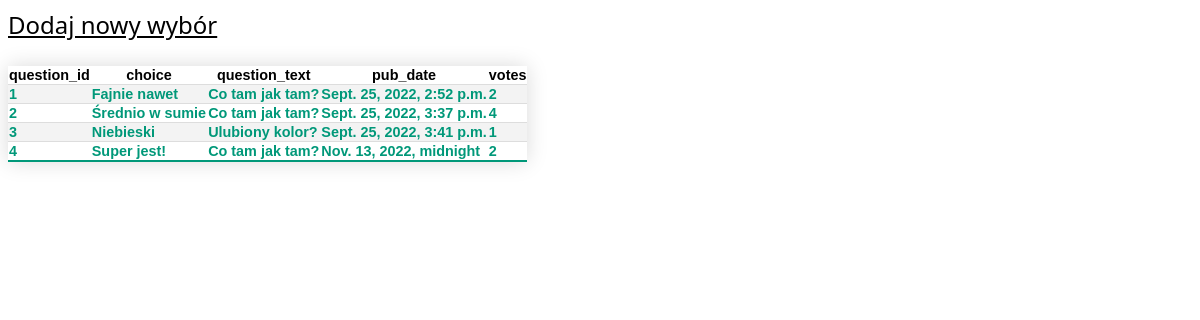
The app's page /polls/choices/ with its own data.
### polls/models.py (models this page shows, shortened)
class Choice(models.Model):
    question = models.ForeignKey(Question, on_delete=models.CASCADE)
    choice_text = models.CharField(max_length=200)
    votes = models.IntegerField(default=0)
    pub_date = models.DateTimeField('date published')

class Question(models.Model):
    def __str__(self):
        return self.question_text
    class QuestionType(models.TextChoices):
        CLOSED = "Zamknięte"
        OPEN = "Otwarte"
    question_text = models.CharField(max_length=200, null=True)
    question_type = models.CharField(max_length=200, choices=QuestionType.choices, default=QuestionType.CLOSED)
    pub_date = models.DateTimeField('date published')

### polls/views.py (the view)
# urls.py: path('choices/', views.choice_list, name='choice_list'),
def choice_list(request):
    choices = Choice.objects.all()
    return render(request, 'polls/choice_list.html', {'choices':choices})

### templates/polls/choice_list.html
<!DOCTYPE html>
<html>
    <head>
        {% load static %}
        <link rel="stylesheet" href="{% static 'css/styles.css' %}" />
      </head>
<body>
    <a class="add_question" href="{% url 'polls:choice_add' %}">Dodaj nowy wybór</a>
<div>
    <table class="styled-table">
    <tr>
        <th>question_id</th>
        <th>choice</th>
        <th>question_text</th>
        <th>pub_date</th>
        <th>votes</th>
    </tr>
   {% for choice in choices %}
        <tr class="active-row">
            <td>{{ choice.id }}</td>
            <td>{{ choice.choice_text }}</td>
            <td>{{ choice.question }}</td>
            <td>{{ choice.pub_date }}</td>
            <td>{{ choice.votes }}</td>
        </tr>
    {% endfor %}
    </table>
</div>
</body>
</html>

### polls/static/css/styles.css (style rules this page uses)
body { font-family: system-ui, -apple-system, BlinkMacSystemFont, "Segoe UI", Roboto, Oxygen, Ubuntu, Cantarell, "Open Sans", "Helvetica Neue", sans-serif; }
.add_question { text-align: center; font-size: 150%; color: black; }
.styled-table { border-collapse: collapse; margin: 25px 0; font-size: 0.9em; font-family: sans-serif; min-width: 400px; box-shadow: 0 0 20px rgba(0, 0, 0, 0.15); }
.styled-table tbody tr { border-bottom: 1px solid #dddddd; }
.styled-table tbody tr:nth-of-type(even) { background-color: #f3f3f3; }
.styled-table tbody tr:last-of-type { border-bottom: 2px solid #009879; }
.styled-table tbody tr.active-row { font-weight: bold; color: #009879; }

### records on screen
Choice: id "1", choice_text "Fajnie nawet", question "Co tam jak tam?", pub_date "Sept. 25, 2022, 2:52 p.m.", votes "2"
Choice: id "2", choice_text "Średnio w sumie", question "Co tam jak tam?", pub_date "Sept. 25, 2022, 3:37 p.m.", votes "4"
Choice: id "3", choice_text "Niebieski", question "Ulubiony kolor?", pub_date "Sept. 25, 2022, 3:41 p.m.", votes "1"
Choice: id "4", choice_text "Super jest!", question "Co tam jak tam?", pub_date "Nov. 13, 2022, midnight", votes "2"
